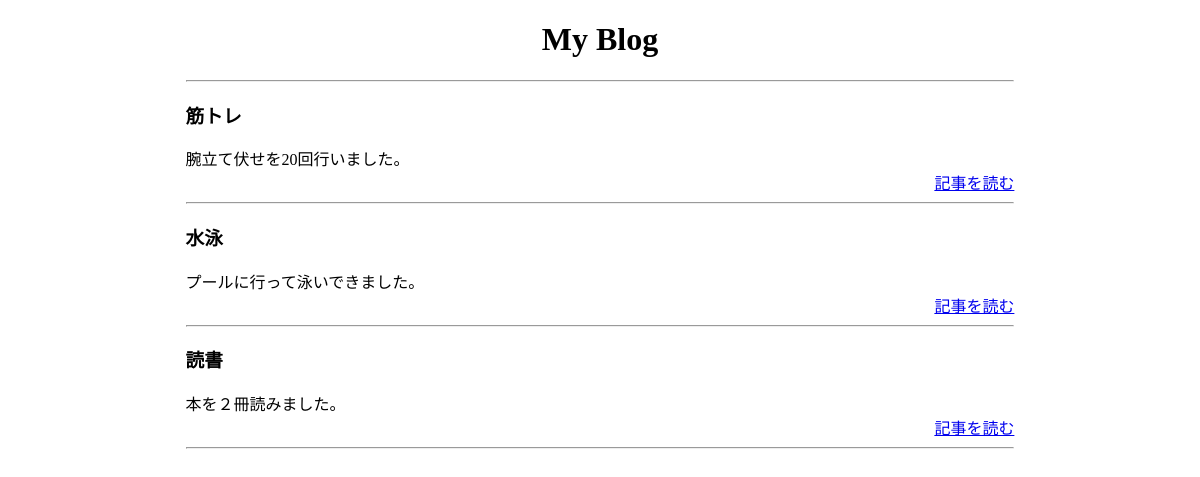
Before: / with the older database file.
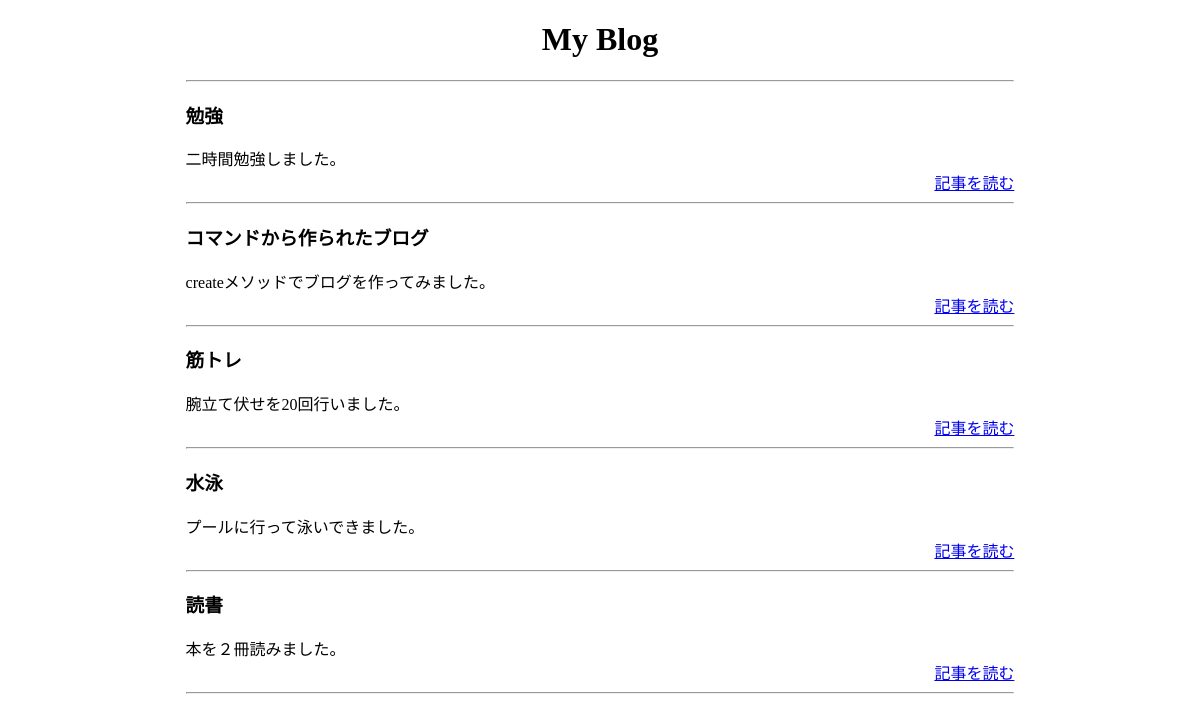
After: the same page with the newer database file.
### blogs/models.py (models this page shows, shortened)
class Blog(models.Model):
    title = models.CharField(blank=False, null=False, max_length=150)
    text = models.TextField(blank=True)
    created_datetime = models.DateTimeField(auto_now_add=True)
    updated_datetime = models.DateTimeField(auto_now=True)

### blogs/views.py (the view)
# urls.py: path('', views.index, name='index'),
def index(request):
    blogs = Blog.objects.order_by('-created_datetime')
    return render(request, 'blogs/index.html', {'blogs': blogs})

### blogs/templates/blogs/index.html (shortened to what this page needs)
<!DOCTYPE html>
<html>
<head>
</head>
<body>
  <h1 style="text-align: center;">My Blog</h1>
  <div style="width: 70%;margin: 0px auto;">
    <hr />
    {% for blog in blogs %}
    <div>
      <h3>{{ blog.title }}</h3>
      <div>{{ blog.text | truncatechars:100 }}</div>
      <div style="text-align: right;">
          <a href="{%　url 'blogs:detail' blog_id=blog.id　%}">記事を読む</a>
      </div>
    </div>
    <hr />
    {% endfor %}
  </div>
</body>
</html>

Changed rows visible on the page:
added Blog: title "勉強", text "二時間勉強しました。"
added Blog: title "コマンドから作られたブログ", text "createメソッドでブログを作ってみました。"
